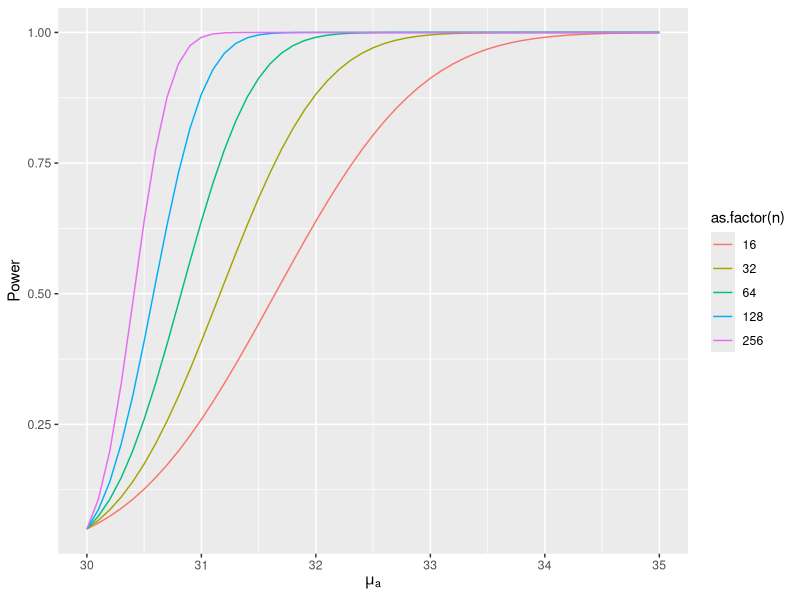
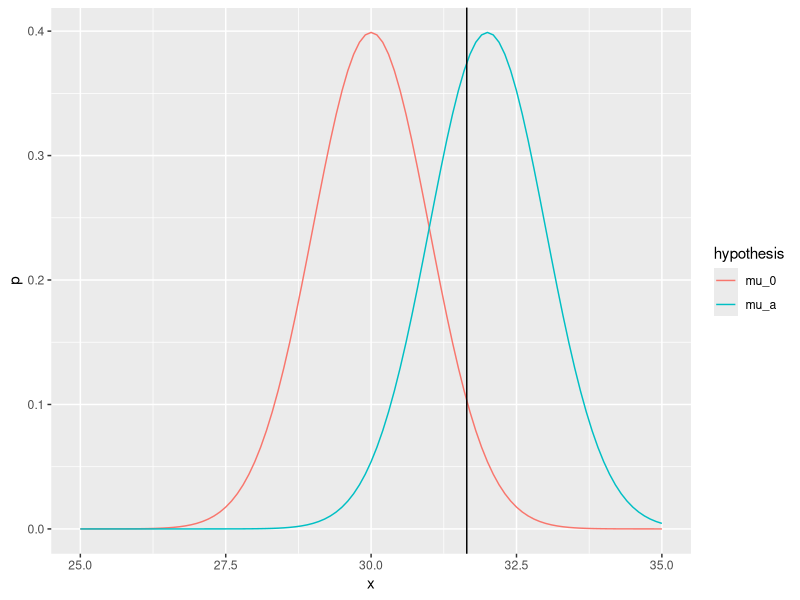
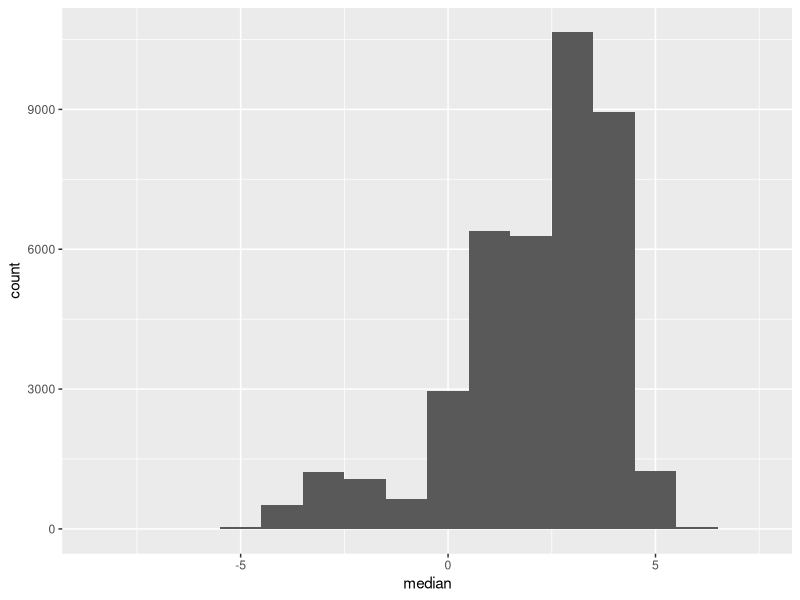

The R source for these figures, in order:
## ---- chunk 1
knitr::opts_chunk$set(echo = TRUE)
library(tidyverse)
library(kableExtra)
## ---- chunk 2
mu_0 <- 30
mu_a <- 32
sigma <- 4
n <- 16

z <- qnorm(1 - .95)

# Plugging in mu = mu_0, we get the 1 - alpha
pnorm(
    q = mu_0 + z * sigma / sqrt(n),
    mean = mu_0,
    sd = sigma/sqrt(n)
)

# Plugging in mu_a
pnorm(
    q = mu_a + z * sigma / sqrt(n),
    mean = mu_0,
    sd = sigma/sqrt(n)
)
## ---- chunk 3
rm(mu_a)

mu_0 <- 30
sigma <- 4
n <- 16
z <- qnorm(1 - .95)

tibble(
    mu_a = seq(30, 35, .1),
    n = list(2^(4:8))
) %>%
    unnest() %>%
    mutate(power = pnorm(
            q = mu_a + z * sigma / sqrt(n),
            mean = mu_0,
            sd = sigma/sqrt(n)
        )
    ) %>%
    ggplot() +
    geom_line(aes(mu_a, power, colour = as.factor(n))) +
    labs(x = expression(mu[a]), y = 'Power')
## ---- chunk 4
tibble(
    x = seq(25, 35, by = .1),
    mu_0 = 30,
    mu_a = 32,
    n = 16,
    sigma = 4
) %>% 
    gather(hypothesis, mu, mu_0, mu_a) %>%
    mutate(p = dnorm(x, mu, sigma / sqrt(n))) %>%
    ggplot() +
    geom_line(aes(x, p, colour = hypothesis)) +
    geom_vline(xintercept = qnorm(.95, 30, sigma/sqrt(n)))
## ---- chunk 5
# 'delta' is the difference in the means
power.t.test(n = 16, delta = 2, sd = 4, type = 'one.sample', alternative = 'one.sided')$power

power.t.test(power = .8, delta = 2, sd = 4, type = 'one.sample', alternative = 'one.sided')$n
## ---- chunk 6
set.seed(1)
population <- rnorm(20000, sd = 10)
median(population)
sample <- population %>% sample(30)
median(sample)
## ---- chunk 7
library(modelr)
set.seed(1)
boot <- 
    tibble(
        resample = map(1:40000, ~resample_bootstrap(tibble(d = sample)))
    ) %>%
    mutate(
        median = map_dbl(resample, ~median( as_tibble(.x)$d ))
    )

boot %>%
    ggplot() +
    geom_histogram(aes(median), binwidth = 1)

boot %>%
    summarise(
        mean = mean(median),
        se = sd(median)
    )
